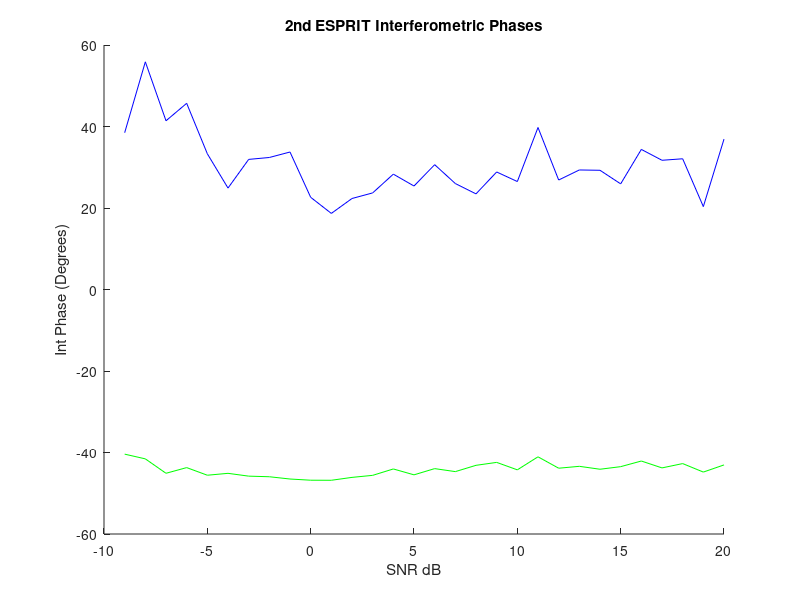
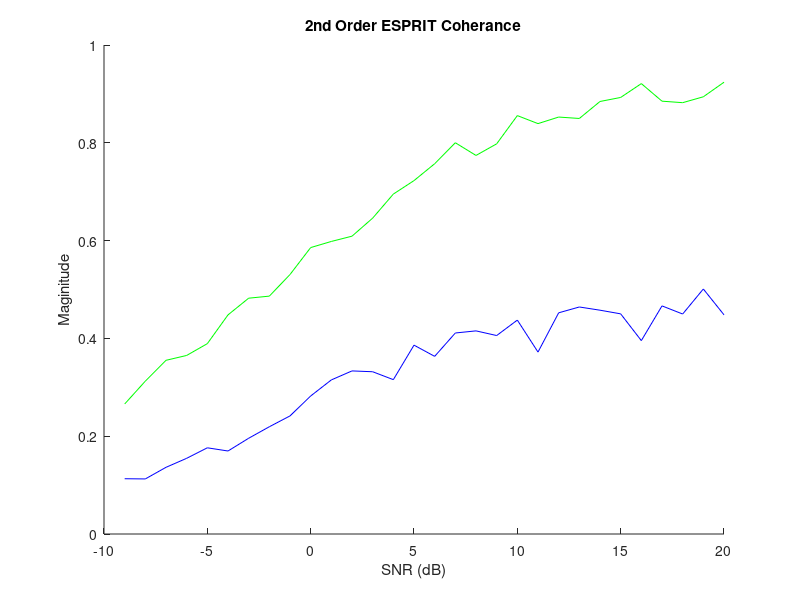

These charts were generated, in order, by the following MATLAB code:
%% Afric_Sim_test_ESPRIT
clc;clear;
%% Initializations
alpha = 1; %ground weighting factor
beta = 1;   %veg weighting factor
%
Pol_ground = [1;1;0]/sqrt(2);
Pol_vegitation = [1;1;1]/sqrt(3);

G_O = 30;
ground_offset = G_O*pi/180; % ground interferomitry offset
V_O = 65;
vegitation_offset = V_O*pi/180;    % veg interferomitry offset
%
samplesperSNR = 200;
Window = 200;    %size of window
SNR_samples = 30;
%

ground_phase=zeros(SNR_samples,1); vegitation_phase=zeros(SNR_samples,1);
ground_mag=zeros(SNR_samples,1); vegitation_mag=zeros(SNR_samples,1);
%
SNR = zeros(1,SNR_samples);
%% Matrix Construction
for sample = 1:SNR_samples;
    
    SNR(sample)=sample-10;
    Noise = (10^(-SNR(sample)/20))/sqrt(3);
    
    for unusedvariable = 1:samplesperSNR
        
        ground_polNoise =  Pol_ground*(sqrt(-2*log(1-rand(1,Window))).*exp(1i*2*pi*rand(1,Window)));
        vege_polNoise =  Pol_vegitation*(sqrt(-2*log(1-rand(1,Window))).*exp(1i*2*pi*rand(1,Window)));
        
        s1 = alpha*ground_polNoise + beta*vege_polNoise;
        s2 = alpha*exp(1i*ground_offset)*ground_polNoise + beta*exp(1i*vegitation_offset)*vege_polNoise;
        
        s1_Noise = s1 + Noise*sqrt(-2*log(1-rand(3,Window))).*exp(1i*2*pi*rand(3,Window));
        s2_Noise = s2 + Noise*sqrt(-2*log(1-rand(3,Window))).*exp(1i*2*pi*rand(3,Window));
        
        %% ESPRIT Algorithm
        S1 = [s1_Noise(1,:)
            s1_Noise(2,:)
            s1_Noise(3,:)];
        
        S2 = [s2_Noise(1,:)
            s2_Noise(2,:)
            s2_Noise(3,:)];
        
        R1 = S1*S1'/Window;
        R2 = S1*S2'/Window;
        
        [eigenvector,eigenvalue] = eig(pinv(R1)*R2);
        
        [~,kk] = sort(angle(diag(eigenvalue)),'descend');
        %
        %         if (abs(eigenvector(1,kk(1)))^2+abs(eigenvector(2,kk(1)))^2)<...
        %                 (abs(eigenvector(1,kk(2)))^2+abs(eigenvector(2,kk(2)))^2)
        %
        %             ground_phase_esp(sample) = ground_phase_esp(sample) + angle(eigenvalue(kk(1),kk(1)))/samplesperSNR;
        %             ground_mag_esp(sample) = ground_mag_esp(sample) + abs(eigenvalue(kk(1),kk(1)))/samplesperSNR;
        %
        %             vegitation_phase_esp(sample) = vegitation_phase_esp(sample) + angle(eigenvalue(kk(2),kk(2)))/samplesperSNR;
        %             vegitation_mag_esp(sample) = vegitation_mag_esp(sample) + abs(eigenvalue(kk(2),kk(2)))/samplesperSNR;
        %
        %
        %         elseif (abs(eigenvector(1,kk(2)))^2+abs(eigenvector(2,kk(2)))^2)<...
        %                 (abs(eigenvector(1,kk(1)))^2+abs(eigenvector(2,kk(1)))^2)
        %
        %             ground_phase_esp(sample) = ground_phase_esp(sample) + angle(eigenvalue(kk(2),kk(2)))/samplesperSNR;
        %             ground_mag_esp(sample) = ground_mag_esp(sample) + abs(eigenvalue(kk(2),kk(2)))/samplesperSNR;
        %
        %             vegitation_phase_esp(sample) = vegitation_phase_esp(sample) + angle(eigenvalue(kk(1),kk(1)))/samplesperSNR;
        %             vegitation_mag_esp(sample) = vegitation_mag_esp(sample) + abs(eigenvalue(kk(1),kk(1)))/samplesperSNR;
        %         end
        %
        
        ground_phase(sample) = ground_phase(sample) + angle(eigenvalue(kk(1),kk(1)))/samplesperSNR;
        ground_mag(sample) = ground_mag(sample) + abs(eigenvalue(kk(1),kk(1)))/samplesperSNR;
        
        vegitation_phase(sample) = vegitation_phase(sample) + angle(eigenvalue(kk(2),kk(2)))/samplesperSNR;
        vegitation_mag(sample) = vegitation_mag(sample) + abs(eigenvalue(kk(2),kk(2)))/samplesperSNR;
        
    end
end
%% Plotting Results

figure(1);
title('2nd ESPRIT Interferometric Phases');
xlabel('SNR dB');ylabel('Int Phase (Degrees)');
hold on;
plot(SNR,ground_phase*180/pi,'b');
plot(SNR,vegitation_phase*180/pi,'g');
hold off

figure(2)
title('2nd Order ESPRIT Coherance');
xlabel('SNR (dB)');ylabel('Maginitude')
hold on;
plot(SNR,ground_mag,'b');
plot(SNR,vegitation_mag,'g');
hold off;
